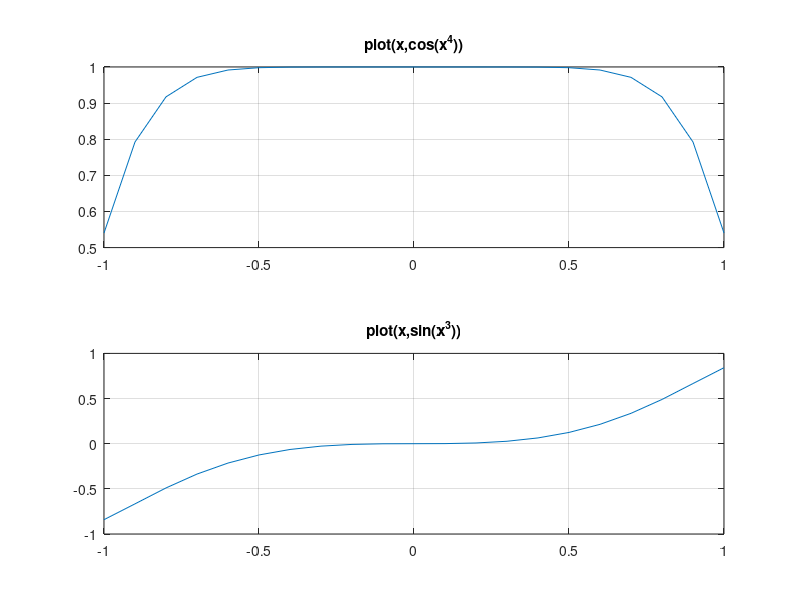

MATLAB code to generate this figure:
clear
clc
%membuat perintah dibawah ini
%inisialisasi
x = -1:0.1:1;
y = sqrt(x);
y2 = sin(x);
y3 = x.^3;
disp('===============================')
no = 1;
for i = 1:length(x)
    fprintf('%0.2f|%0.2f|%0.2f|%0.2f \n',no,y,y2,y3)
    no = no + 1;
end
figure(1);
subplot(2,1,1);
plot(x,cos(x.^4));
title('plot(x,cos(x^4))')
grid on
subplot(2,1,2);
plot(x,sin(x.^3));
grid on
title('plot(x,sin(x^3))')